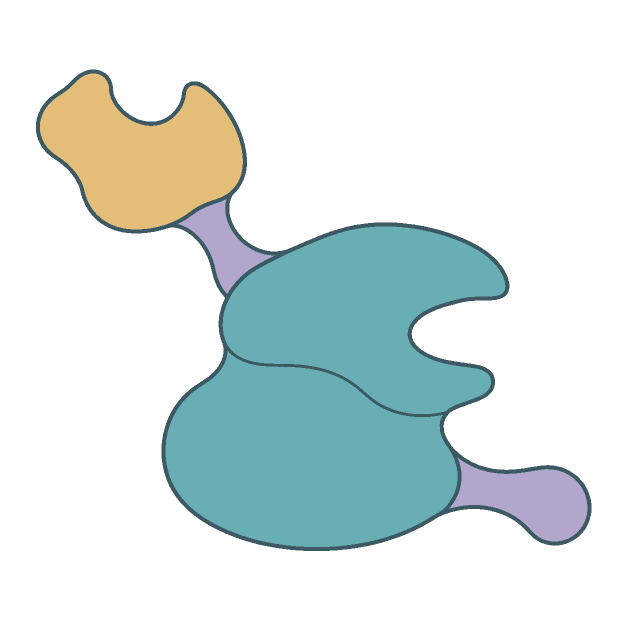
#> input picture skills/scientific-visual-explainer/assets/biomed-icons/pi3k-akt-imagegen/sources/akt1-ig-trace-input.png, 1254 x 1254 px, given in place of tgfb1-ig.png, which was not available (shown at 1/2 size)
$ python prepare-icons.py
#> lines starting #> are read from the running program, lines starting #| are printed output that depends on the picture; after the words box and inside, x2 and y2 are one past the last pixel; in counts of white or black regions, pixels touching at a corner belong together; pictures that were not available may be replaced by others from this repository, and a replacement may not be noted
### skills/scientific-visual-explainer/scripts/trace_icon.py
"""Convert a generated PNG into palette-controlled SVG and optional library entry.

python trace_icon.py icon.png library/family/icon.svg --spec icon.json --register library
Requires Pillow, NumPy and vtracer. The spec supplies palette roles and source-pixel anchors.
"""
import argparse
import json
from pathlib import Path
import xml.etree.ElementTree as ET
import numpy as np
from PIL import Image
import vtracer

NS='http://www.w3.org/2000/svg'
ET.register_namespace('',NS)
S='{'+NS+'}'

def trace_icon(image_path, output, spec):
    image_path,output=Path(image_path),Path(output)
    output.parent.mkdir(parents=True,exist_ok=True)
    im=Image.open(image_path).convert('RGBA');pixels=np.asarray(im)
    visible=pixels[:,:,3]>=128
    roles=list(spec['palette']);colors=list(spec['palette'].values())
    palette=np.array([[int(c[k:k+2],16) for k in (1,3,5)] for c in colors],dtype=float)
    distances=((pixels[:,:,:3,None].astype(float)-palette.T[None,None,:,:])**2).sum(axis=2)
    flat=palette[distances.argmin(axis=2)].astype('uint8')
    trace_input=image_path.with_name(image_path.stem+'-trace-input.png')
    Image.fromarray(np.dstack([flat,visible.astype('uint8')*255])).save(trace_input)
    vtracer.convert_image_to_svg_py(str(trace_input),str(output),colormode='color',hierarchical='stacked',
        mode='spline',filter_speckle=24,color_precision=8,layer_difference=1,corner_threshold=60,
        length_threshold=4,max_iterations=10,splice_threshold=45,path_precision=2)
    traced=ET.parse(output).getroot()
    x0,y0,x1,y1=Image.fromarray(visible.astype('uint8')*255).getbbox()
    scale=136/max(x1-x0,y1-y0);tx=80-(x0+x1)*scale/2;ty=80-(y0+y1)*scale/2
    root=ET.Element(S+'svg',viewBox='0 0 160 160',width='160',height='160',role='img')
    ET.SubElement(root,S+'title').text=spec['label']
    art=ET.SubElement(root,S+'g',id=spec['id']+'-art',transform=f'translate({tx} {ty}) scale({scale})')
    for i,path in enumerate(traced.findall(S+'path')):
        rgb=np.array([int(path.get('fill')[j:j+2],16) for j in (1,3,5)])
        k=int(((palette-rgb)**2).sum(axis=1).argmin());part=roles[k]
        path.set('fill',colors[k]);path.set('data-original-fill',colors[k])
        group=ET.SubElement(art,S+'g',id=f'{spec["id"]}-{part}-{i}',**{'data-part':part})
        group.append(path)
    ET.ElementTree(root).write(output,encoding='unicode',xml_declaration=True)
    anchors={name:dict(point=[a['point'][0]*scale+tx,a['point'][1]*scale+ty],
                      normal=a['normal'],kind=a.get('kind','binding')) for name,a in spec['anchors'].items()}
    entry={k:v for k,v in spec.items() if k not in ['palette','anchors']}
    entry.update(file=output.name,parts=roles,anchors=anchors,palette=spec['palette'],
        source_to_svg={'scale':scale,'translate':[tx,ty]},
        parts_note='Color-assisted semantic fill groups; shared outline paths retain paint order. Curate extra motion parts separately.')
    return entry

# [10 lines left out: function register, not called in this run]

# [9 lines that do not run on import are left out]

### prototypes/tgfb-imagegen/prepare-icons.py
"""Trace accepted built-in generated TGFbeta icons and curate source-pixel anchors."""
from pathlib import Path
import json,sys
import numpy as np
from PIL import Image
P=Path(__file__).resolve().parent;L=P.parents[1]/'skills/scientific-visual-explainer/assets/biomed-icons';F=L/'tgfb-imagegen'
sys.path.insert(0,str(L.parents[1]/'scripts'))
from trace_icon import trace_icon,register
refs={'receptor':'https://pubmed.ncbi.nlm.nih.gov/8047140/','assembly':'https://pubmed.ncbi.nlm.nih.gov/20207738/','smad':'https://pubmed.ncbi.nlm.nih.gov/15350224/','smad2':'https://doi.org/10.1074/jbc.272.44.28107'}
settings={
 'tgfb1-ig':('TGFβ1 dimer',{'outline':'#3D5963','subunit-a':'#E4BE78','subunit-b':'#B3D7CC'},'Mature ligand homodimer; latent-complex proteins omitted.'),
 'tgfbr2-ig':('TGFβRII',{'outline':'#3D5963','ectodomain-stalk':'#69ADB5','kinase':'#B2A6CD'},'Single-pass type II receptor with constitutive kinase activity; teaching domain proportions.'),
 'tgfbr1-ig':('TGFβRI / ALK5',{'outline':'#3D5963','ectodomain-stalk':'#69ADB5','GS-region':'#E4BE78','kinase':'#B2A6CD'},'Single-pass type I receptor, membrane-proximal GS region and Ser/Thr kinase.'),
 'smad3-ig':('SMAD3',{'outline':'#3D5963','MH1':'#69ADB5','MH2':'#B2A6CD','SSXS-tail':'#E4BE78'},'MH1, linker, MH2 and C-terminal phosphorylation tail; not a solved surface.'),
 'smad4-ig':('SMAD4',{'outline':'#3D5963','MH1':'#B3D7CC','MH2':'#69ADB5'},'Co-SMAD with MH1/linker/MH2; no R-SMAD SSXS activation motif.'),
 'smad2-ig':('SMAD2',{'outline':'#3D5963','MH1-insertion':'#D7E8EC','MH2':'#B2A6CD','SSXS-tail':'#E4BE78'},'SMAD2-specific MH1 insertion shown schematically; library extension, not the SMAD3 lesson actor.')}
specs=[]
for id,(label,palette,scope) in settings.items():
 im=Image.open(F/'sources'/f'{id}.png').convert('RGBA');a=np.asarray(im)[:,:,3]>128;x0,y0,x1,y1=Image.fromarray(a.astype('uint8')*255).getbbox();w=x1-x0;h=y1-y0
#> further down, im is the input picture: PIL image 1254x1254 RGBA; mean R, G, B, A 80.6, 111.8, 118.1, 73.4
#> after `a = np.asarray(im)[:, :, 3] > 128`:
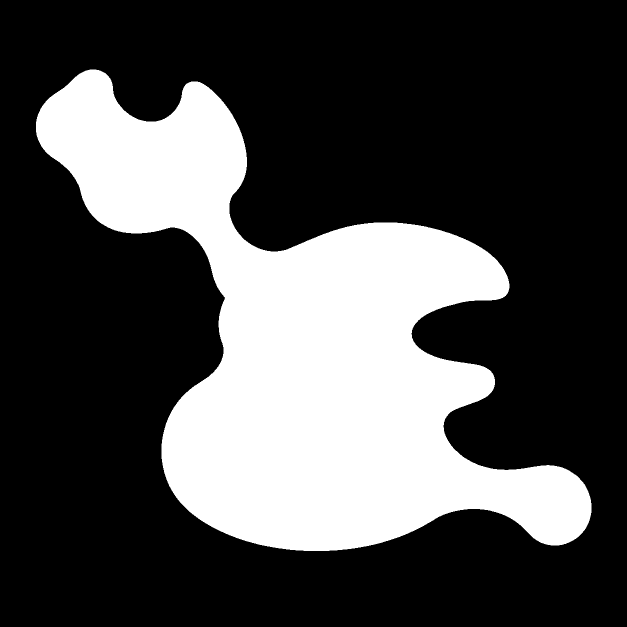
#> a: shape (1254, 1254) bool (shown at 1/2 size); 28.8% white; 1 white region, box (x1, y1, x2, y2) and area: (72, 139, 1183, 1102) 452663
#> after `x0, y0, x1, y1 = Image.fromarray(a.astype('uint8') * 255).getbbox()`: x0 = 72; y0 = 139; x1 = 1183; y1 = 1102
#> after `w = x1 - x0`: w = 1111
#> after `h = y1 - y0`: h = 963
 def at(x,y,n,edge=True):
#> called with x = 0.1, y = 0.25, edge = True
  px=x0+x*w;py=y0+y*h
#> after `px = x0 + x * w`: px = 183.1
#> after `py = y0 + y * h`: py = 379.8
  if edge and n[0]:
   row=a[int(round(py))];xs=np.where(row)[0];px=xs[-1] if n[0]>0 else xs[0]
  elif edge:
   col=a[:,int(round(px))];ys=np.where(col)[0];py=ys[-1] if n[1]>0 else ys[0]
#> after `ys = np.where(col)[0]`: ys = 291 values from 139 to 429
#> after `py = ys[-1] if n[1] > 0 else ys[0]`: py = 429
  return dict(point=[float(px),float(py)],normal=n,kind='binding')
 if id=='tgfb1-ig':
  # Equal guide heights preserve both receptor membrane planes; paired curves refine each contact.
  anchors={'II-left':at(.10,.25,[0,1]),'II-right':at(.90,.25,[0,1]),'I-left':at(.35,.7,[0,1]),'I-right':at(.65,.7,[0,1])}
  for left,right in [('II-left','II-right'),('I-left','I-right')]:
   y=(anchors[left]['point'][1]+anchors[right]['point'][1])/2
   anchors[left]['point'][1]=anchors[right]['point'][1]=y
#> this loop made 2 passes
#> y on passes 1 to 2: 754, 1072
#> after the loop, anchors = 4 items
 elif id.startswith('tgfbr'):
  anchors={'ligand':at(.5,.1,[0,-1]),'membrane':at(.5,.365,[0,-1],False),'SMAD-substrate':at(.65,.77,[1,0]),'GS-activation':at(.5,.64,[1,0])}
  anchors['membrane']['kind']='membrane'
  if id=='tgfbr1-ig':anchors['GS']=at(.5,.55,[-1,0])
 else:
  anchors={'co-SMAD-right':at(.7,.64,[1,0]),'co-SMAD-left':at(.3,.64,[-1,0]),'receptor-docking':at(.3,.68,[-1,0]),'DNA-binding':at(.5,.05,[0,-1]),'center':at(.5,.5,[0,-1],False)}
  anchors['center']['kind']='center'
  if id!='smad4-ig':anchors['SSXS-tail']=at(.5,.98,[0,1])
 source='assembly' if id=='tgfb1-ig' else 'receptor' if id.startswith('tgfbr') else 'smad2' if id=='smad2-ig' else 'smad'
 spec=dict(id=id,label=label,label_zh=label,category='tgfb-imagegen',description=scope,palette=palette,anchors=anchors,scope=scope+' Contact contours are illustrative.',visual_references=[dict(url='https://www.biorender.com/template/tgf-beta-signaling-pathway',scope='Public full preview visually inspected; no artwork copied.')],scientific_references=[dict(url=refs[source],scope='Primary abstract and available figure captions read.')],provenance=dict(mode='built-in-imagegen-traced',source=f'tgfb-imagegen/sources/{id}.png',prompt='tgfb-imagegen/prompts.json',license='MIT',generator_model='tool-managed; identifier not exposed'))
#> spec = 11 items
 specs.append(spec);output=F/(id+'.svg');entry=trace_icon(F/'sources'/f'{id}.png',output,spec);register(entry,output,L)
#> in trace_icon, `roles = list(spec['palette'])`: roles = ['outline', 'subunit-a', 'subunit-b']
#> in trace_icon, `colors = list(spec['palette'].values())`: colors = ['#3D5963', '#E4BE78', '#B3D7CC']
#> in trace_icon, `palette=np.array([[int(c[k:k+2],16) for k in (1,3,5)] for c in colors]..`: palette = [[61, 89, 99], [228, 190, 120], [179, 215, 204]]
#> in trace_icon, `distances=((pixels[:,:,:3,None].astype(float)-palette.T[None,None,:,:]..`:
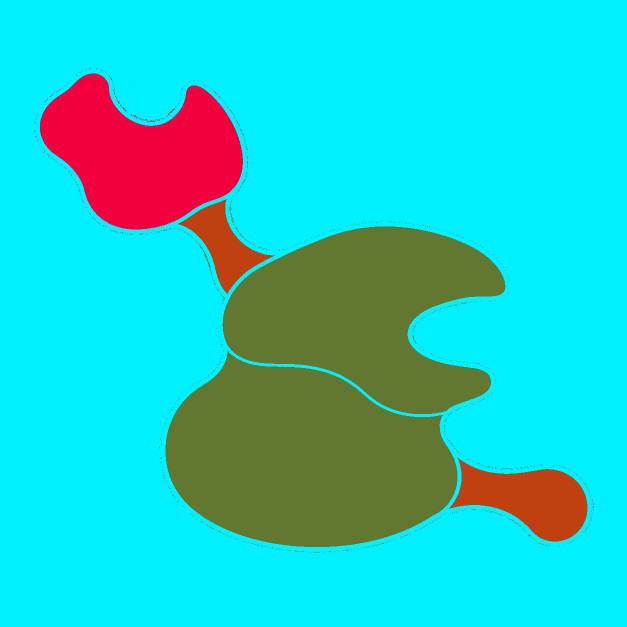
#> distances: shape (1254, 1254, 3) float64 (shown at 1/2 size); mean R, G, B 5665.6, 32236.4, 32111.6; drawn with min black and max white
#> in trace_icon, `flat=palette[distances.argmin(axis=2)].astype('uint8')`:
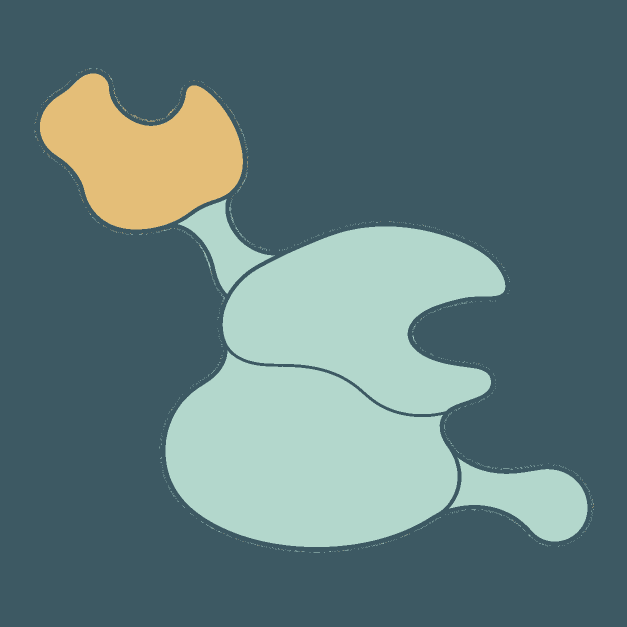
#> flat: shape (1254, 1254, 3) (shown at 1/2 size); mean R, G, B 94.6, 120.9, 122.4
#> in trace_icon, `Image.fromarray(np.dstack([flat,visible.astype('uint8')*255])).save(tr..`:
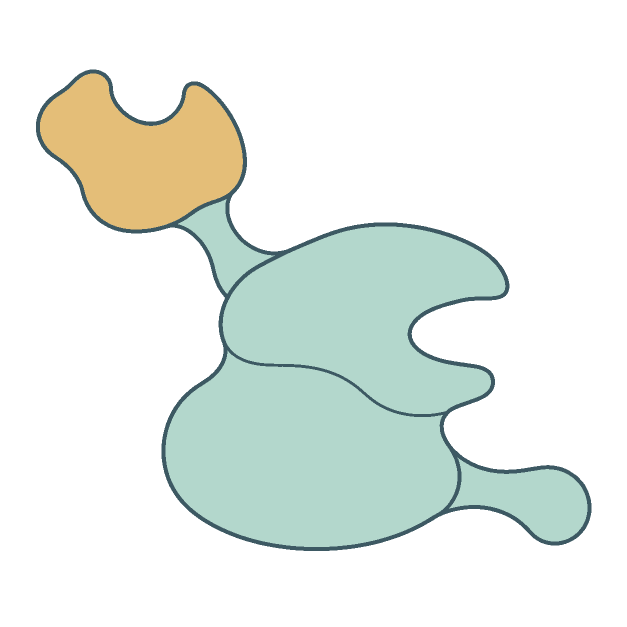
#> saved as tgfb1-ig-trace-input.png: PIL image 1254x1254 RGBA (shown at 1/2 size); mean R, G, B, A 94.6, 120.9, 122.4, 73.4; transparent parts drawn white
#> (the run stopped early here; a loop or call above may not have finished)
